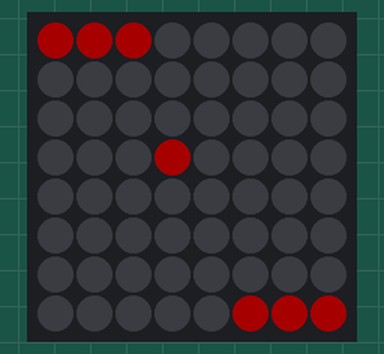
Recording of a sketch running on a simulated Arduino Uno, built with avr-gcc and run on an emulated ATmega328P. On the bench: 8×8 RGB LED matrix (first LED top left, wired row by row). Dim RGB values are drawn brighter than linear; random numbers use the default seed unless the sketch sets one.

Above: at 1.52 s.
At 8.6 s:
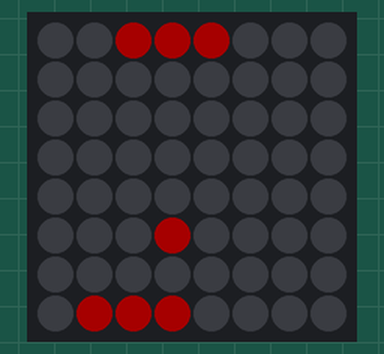
At 12.39 s:
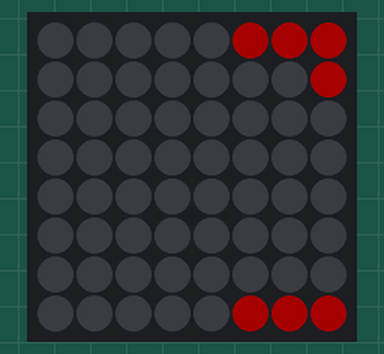
At 19.77 s:
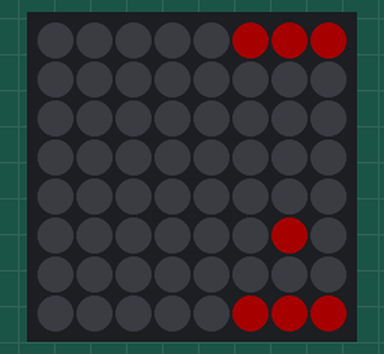
At 27.92 s:
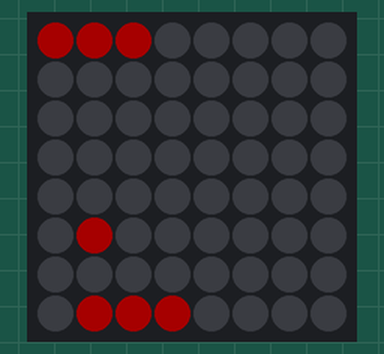
At 37.06 s:
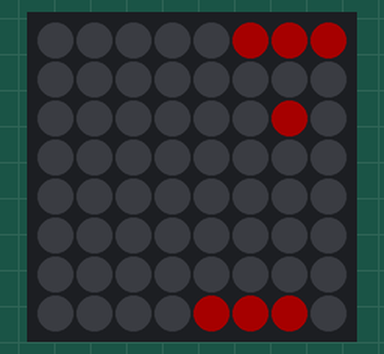

The sketch:

hackpack.ino
```cpp
#include <Adafruit_NeoPixel.h>
#include <Adafruit_GFX.h>
#include <Adafruit_NeoMatrix.h>
#include "RGB.h"

#define PIN 1

Adafruit_NeoMatrix matrix = Adafruit_NeoMatrix(8, 8, PIN,
  NEO_MATRIX_TOP     + NEO_MATRIX_LEFT +
  NEO_MATRIX_ROWS + NEO_MATRIX_PROGRESSIVE,
  NEO_GRB            + NEO_KHZ800);


void setup() {
  matrix.begin();
  matrix.setBrightness(40);
  matrix.setTextColor( matrix.Color(white.r, white.g, white.b) );
  matrix.setTextWrap(false);

}

  int gameover;
  int leftpaddle = 0;
  int rightpaddle = 5;
  int lefthp = 1; //0,1,2
  int righthp = 1; //0,1,2
  int ballx = 3;
  int bally = 3;
  int velocityx = 1;
  int velocityy = 1;
  int matrix2[8][8] = {
   {0, 0, 0, 0, 0, 0, 0, 0},
   {0, 0, 0, 0, 0, 0, 0, 0},
   {0, 0, 0, 0, 0, 0, 0, 0},
   {0, 0, 0, 0, 0, 0, 0, 0},
   {0, 0, 0, 0, 0, 0, 0, 0},
   {0, 0, 0, 0, 0, 0, 0, 0},
   {0, 0, 0, 0, 0, 0, 0, 0},
   {0, 0, 0, 0, 0, 0, 0, 0}
  };
    int matrix3[8][8] = {
   {0, 0, 0, 0, 0, 0, 0, 0},
   {0, 0, 0, 0, 0, 0, 0, 0},
   {0, 0, 0, 0, 0, 0, 0, 0},
   {0, 0, 0, 0, 0, 0, 0, 0},
   {0, 0, 0, 0, 0, 0, 0, 0},
   {0, 0, 0, 0, 0, 0, 0, 0},
   {0, 0, 0, 0, 0, 0, 0, 0},
   {0, 0, 0, 0, 0, 0, 0, 0}
  };

void loop() {
  colorWipe(off, 15);
  randomSeed(analogRead(0));


  leftpaddle = 0;
  rightpaddle = 5;
  lefthp = 1; //0,1,2
  righthp = 1; //0,1,2
  ballx = 3;
  bally = 3;
  velocityx = 1;
  velocityy = 1;
      for(int row = 0; row < 8; row++) {
      for(int column = 0; column < 8; column++) {
       matrix2[row][column] = 0;
     }
    }

  gameover = 0;

  while (gameover == 0)
  {
    matrix2[0][leftpaddle] = 1;
    matrix2[0][leftpaddle+1] = 1;
    matrix2[0][leftpaddle+2] = 1;
    matrix2[7][rightpaddle] = 1;
    matrix2[7][rightpaddle+1] = 1;
    matrix2[7][rightpaddle+2] = 1;
    matrix2[ballx][bally] = 1;

    for(int row = 0; row < 8; row++) {
      for(int column = 0; column < 8; column++) {
       if(matrix2[row][column] == 1) {
         fadePixel(column, row, off, red, 1, 0);
       }
       if ((matrix3[row][column]) == 1 && (matrix2[row][column] == 0))
       {
          fadePixel(column, row, red, off, 1, 0);
       }
     }
    }

    //adjust values
    ballx = ballx + velocityx;
    bally = bally + velocityy;

    if (bally > (leftpaddle + lefthp))
    {
      leftpaddle++;
      if (leftpaddle > 5)
      {
        leftpaddle = 5;
      }
    }
    if (bally < (leftpaddle + lefthp))
    {
      leftpaddle--;
      if (leftpaddle < 0)
      {
        leftpaddle = 0;
      }
    }
    if (bally > (rightpaddle + righthp))
    {
      rightpaddle++;
      if (rightpaddle > 5)
      {
        rightpaddle = 5;
      }
    }
    if (bally < (rightpaddle + righthp))
    {
      rightpaddle--;
      if (rightpaddle < 0)
      {
        rightpaddle = 0;
      }
    }

    //check for ball bounce
    if (bally == 7)
    {
      velocityy = -1;
    }
    if (bally == 0)
    {
      velocityy = 1;
    }

    if ((ballx == 0) && ((bally-leftpaddle < 3) && (bally-leftpaddle > -1)))
    {
      //hit
      //update velocity
      velocityy = lefthp - 1;
      velocityx = 1;
      //update hit position
      lefthp = random(0,3);
    }
    if ((ballx == 7) && ((bally-rightpaddle < 3) && (bally-rightpaddle > -1)))
    {
      //hit
      //update velocity
      velocityy = righthp - 1;
      velocityx = -1;
      //update hit position
      righthp = random(0,3);
    }

    if ((ballx == 0) && ((bally-leftpaddle > 2) || (bally-leftpaddle < 0)))
    {
      //fail
      gameover = 1;
    }
    if ((ballx == 7) && ((bally-rightpaddle > 2) || (bally-rightpaddle < 0)))
    {
      //fail
      gameover = 1;
    }


    delay(10);

    for(int row = 0; row < 8; row++) {
      for(int column = 0; column < 8; column++) {
        matrix3[row][column] = matrix2[row][column];
       matrix2[row][column] = 0;
     }
    }


  }


  //fix seed
  //fix crash


}

// Fill the dots one after the other with a color
void colorWipe(RGB color, uint8_t wait) {
  for(uint16_t row=0; row < 8; row++) {
    for(uint16_t column=0; column < 8; column++) {
      matrix.drawPixel(column, row, matrix.Color(color.r, color.g, color.b));
      matrix.show();
      delay(wait);
    }
  }
}

// Fade pixel (x, y) from startColor to endColor
void fadePixel(int x, int y, RGB startColor, RGB endColor, int steps, int wait) {
  for(int i = 0; i <= steps; i++)
  {
     int newR = startColor.r + (endColor.r - startColor.r) * i / steps;
     int newG = startColor.g + (endColor.g - startColor.g) * i / steps;
     int newB = startColor.b + (endColor.b - startColor.b) * i / steps;

     matrix.drawPixel(x, y, matrix.Color(newR, newG, newB));
     matrix.show();
     delay(wait);
  }
}
```

RGB.h
```cpp
struct RGB {
  byte r;
  byte g;
  byte b;
};

// Define some colors we'll use frequently
RGB white = { 255, 255, 255 };
RGB red = { 255, 0, 0 };
RGB purple = { 241, 57, 106 };
RGB off = { 0, 0, 0 };
RGB teal = { 60, 89, 78 };
RGB yellow = { 34, 50, 69 };
RGB orange = { 156, 55, 39 };
```

Measured:
- what the display in image 1 shows lasts 0.5 s, from 8.5 s to 9.0 s
- what the display in image 2 shows lasts 0.4 s, from 12.2 s to 12.6 s
